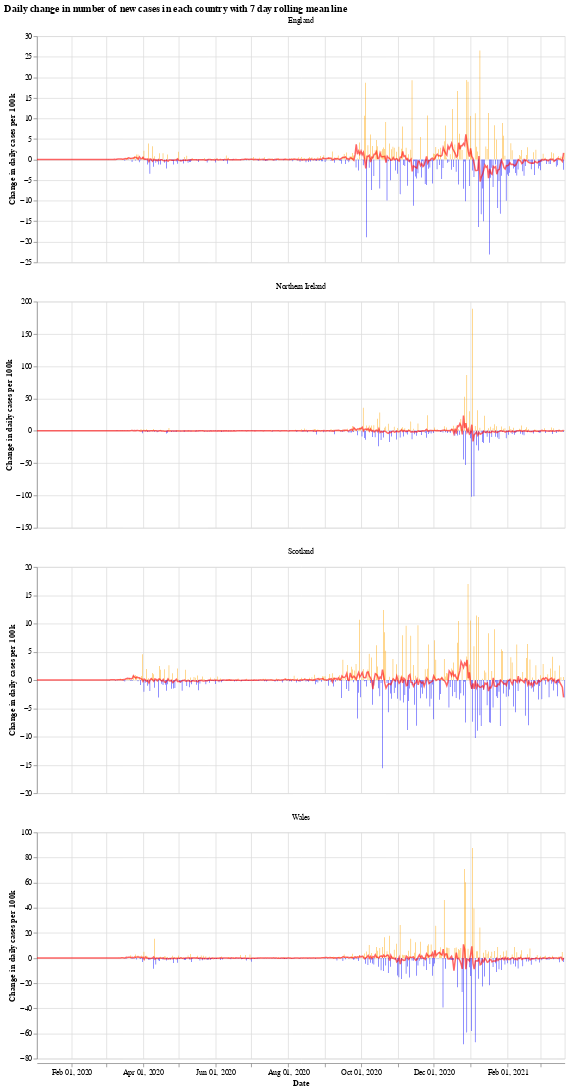

Here is the notebook cell this chart was saved with:
### Markdown cell above
We will use the Python library `Altair` for visualising the data, see the [altair docs](https://altair-viz.github.io/) for more information.

First we have a graph which shows the daily change in the number of new cases for each country. This number jumps up and down all over the place, which is likely due to delay in reporting of new cases over the weekend. Another interesting thing is that it looks like the daily cases in Wales experienced a much shorter period of calm over the summer (calm in the sense of daily cases not jumping up and down).

The orange bars are days when the number of new cases (per 100k population) was more than the previous day, while the blue are days when the number of new cases dropped. The red line is the 7 day moving average. 

When the moving average line is below 0, it means that there is a consistent drop in new cases. We can see this clearly happening around the times that lockdowns were introduced (though, to varying degrees). I will update the graphs soon with a marker of when each lockdown started.

### Code cell
# collapse
import altair as alt

bars = alt.Chart(uk_cases).mark_bar().encode(
    x=alt.X("yearmonthdate(date):T", axis=alt.Axis(title='Date')),
    y=alt.Y("casesChangeRate:Q", axis=alt.Axis(title='Change in daily cases per 100k')),
    tooltip='casesChange',
    color=alt.condition(
        alt.datum.casesChangeRate > 0,
        alt.value("orange"),  # The positive color
        alt.value("blue")  # The negative color
    )
).properties(title='Daily change in number of new cases with 7 day rolling mean',width=700).interactive()

line = alt.Chart(uk_cases).mark_line(
    color='red',
    size=2,
    opacity=0.6
).transform_window(
    rolling_mean='mean(casesChangeRate)',
    frame=[0, 7],
    groupby=['areaName']
).encode(
    x='yearmonthdate(date):T',
    y='rolling_mean:Q'
)

alt.layer(bars, line, data=uk_cases).facet(alt.Column(
    'areaName', title=''), columns=1).resolve_scale(y='independent').properties(title='Daily change in number of new cases in each country with 7 day rolling mean line')

### Figure 1 — Vega-Lite specification as saved in the notebook (floating-point values rounded to 4 significant figures; data arrays with more than 128 entries replaced by an {"elided": "..."} marker saying what was removed)
{"config": {"view": {"continuousWidth": 400, "continuousHeight": 300}}, "data": {"name": "data-efcfd54a32aa0a2b0a8604b7fae2ce6e"}, "facet": {"type": "nominal", "field": "areaName", "title": ""}, "spec": {"layer": [{"mark": "bar", "encoding": {"color": {"condition": {"value": "orange", "test": "(datum.casesChangeRate > 0)"}, "value": "blue"}, "tooltip": {"type": "quantitative", "field": "casesChange"}, "x": {"type": "temporal", "axis": {"title": "Date"}, "field": "date", "timeUnit": "yearmonthdate"}, "y": {"type": "quantitative", "axis": {"title": "Change in daily cases per 100k"}, "field": "casesChangeRate"}}, "selection": {"selector001": {"type": "interval", "bind": "scales", "encodings": ["x", "y"]}}, "title": "Daily change in number of new cases with 7 day rolling mean", "width": 700}, {"mark": {"type": "line", "color": "red", "opacity": 0.6, "size": 2}, "encoding": {"x": {"type": "temporal", "field": "date", "timeUnit": "yearmonthdate"}, "y": {"type": "quantitative", "field": "rolling_mean"}}, "transform": [{"window": [{"op": "mean", "field": "casesChangeRate", "as": "rolling_mean"}], "frame": [0, 7], "groupby": ["areaName"]}]}]}, "columns": 1, "resolve": {"scale": {"y": "independent"}}, "title": "Daily change in number of new cases in each country with 7 day rolling mean line", "$schema": "https://vega.github.io/schema/vega-lite/v4.8.1.json", "datasets": {"data-efcfd54a32aa0a2b0a8604b7fae2ce6e": {"elided": "1772 records"}}}
